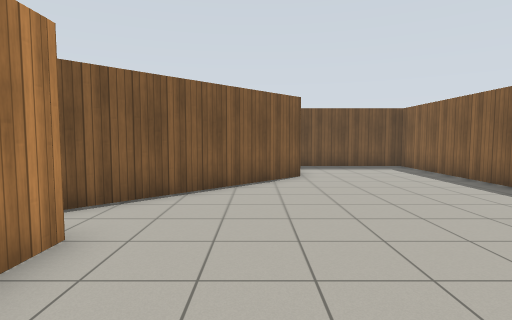
View 1 (above)

20 first-person views from a walk through a Gazebo world. The camera is 1.2 m above the floor, tilts 4° down and sees 80° across. The floor is counted in squares, 1 m on a side. Each view is taken from the middle of a square. On the plan, view 1 faces up. The plan holds only what a view shows up to about 13 squares ahead; the rest is blank. Gazebo's built-in surfaces are drawn with simple patterns.

View 2
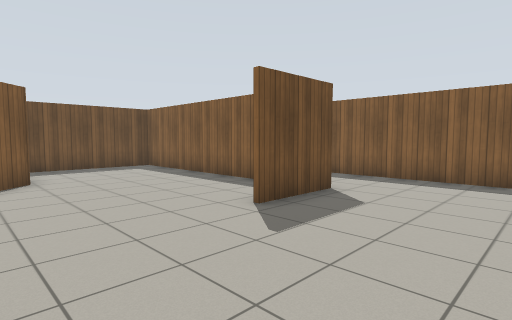

View 3
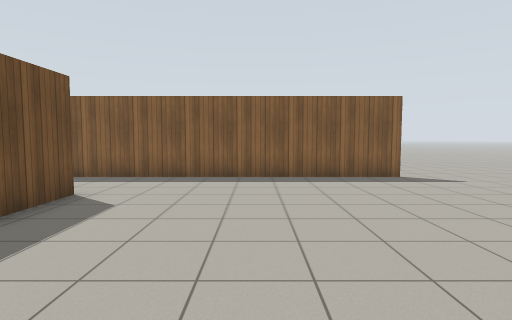

View 4
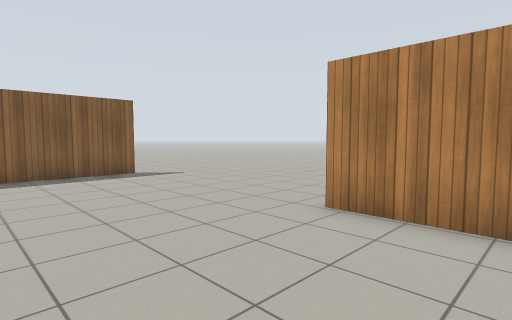

View 5
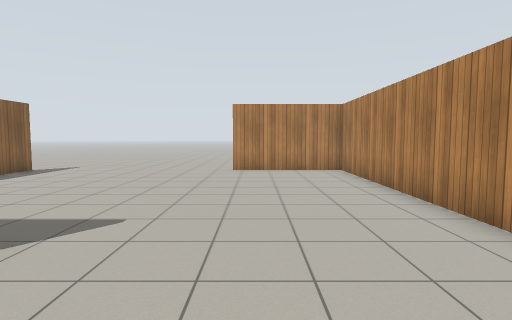

View 6
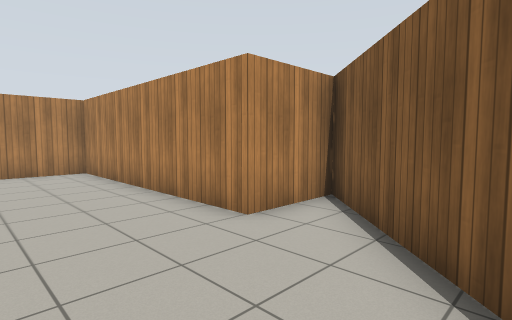

View 7
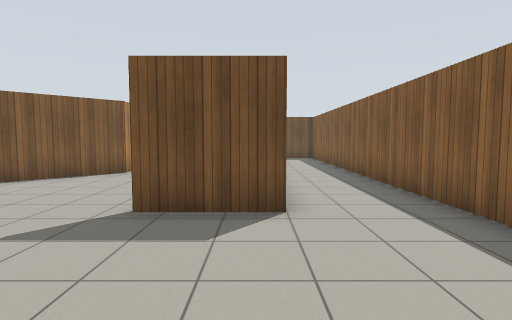

View 8
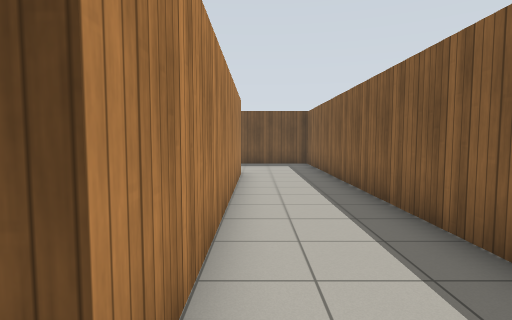

View 9
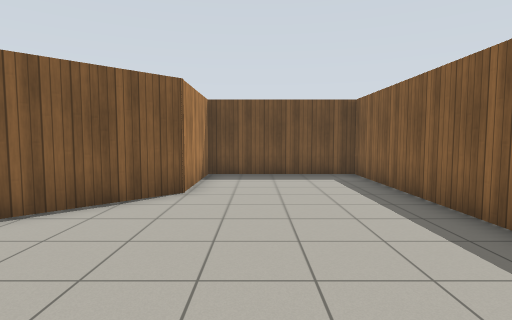

View 10
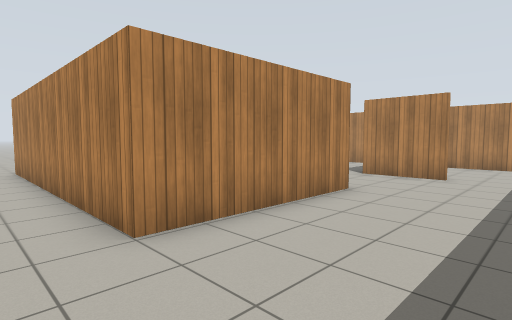

View 11
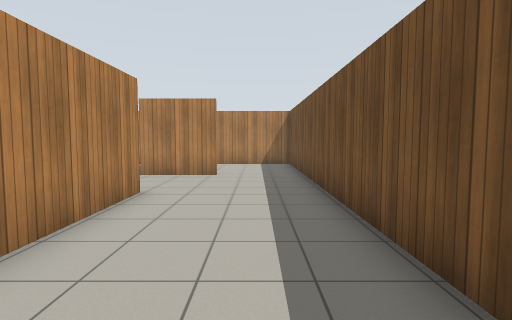

View 12
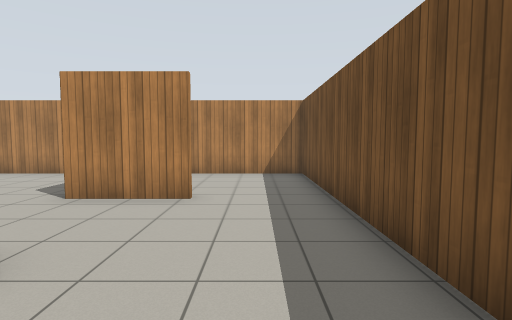

View 13
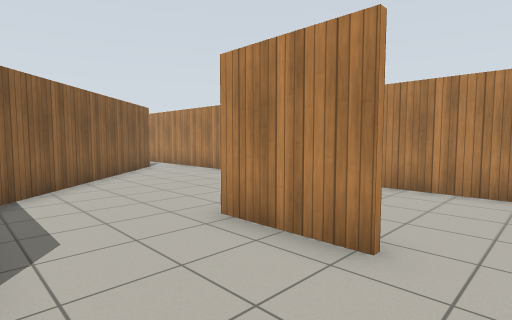

View 14
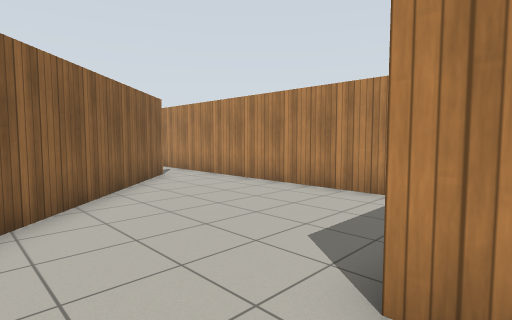

View 15
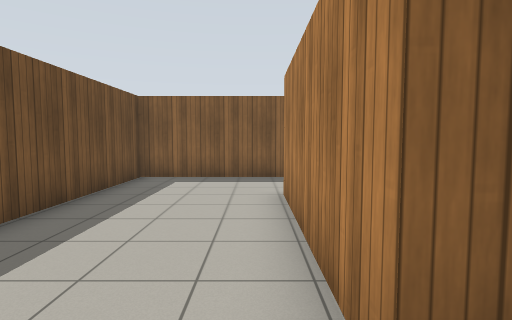

View 16
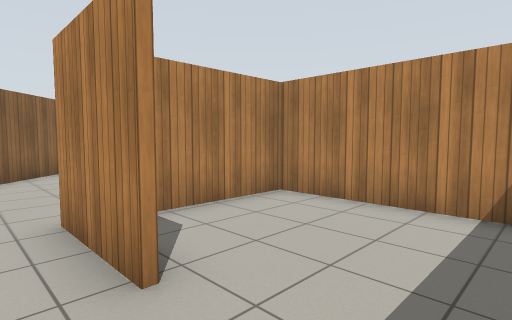

View 17
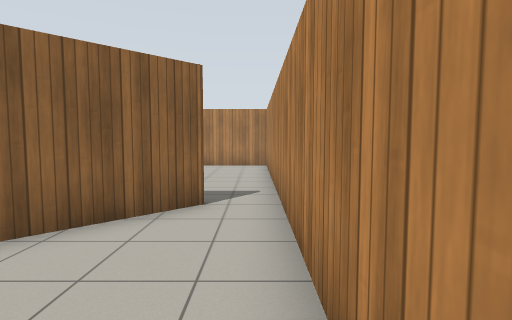

View 18
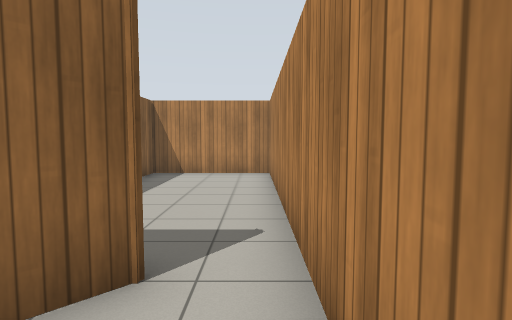

View 19
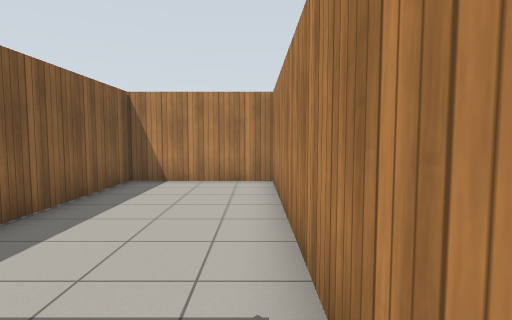

View 20
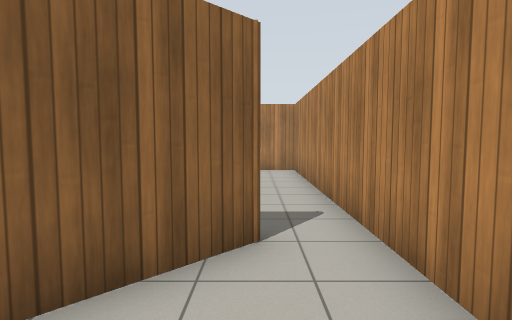

### Floor plan
Points are (right, up) in squares from view 1. A wall is a line through its corners. A room is listed if a view was taken in it or the views show most of it. See-through windows are left out.
Room 1 (views 1, 2, 3, 4, 5, 6, 7, 8, 9)
walls: (6.3, 6.4) (6.3, 13.3) (1.4, 13.3) (1.4, 9.7) (-4.8, 3.5); (9.5, -4.6) (9.5, 13.6); (-2.1, -4.6) (1.9, -4.6); (-5.1, 3.6) (-2.3, 3.6) (-2.3, -4.6); (6.5, 13.4) (6.5, 3.9) (3.9, 3.9)
ways out: opening at (7.5, 14) to room 2; opening at (9, -5.5)
Room 2 (views 10, 11, 12, 13, 14, 15, 16)
walls: (1.2, 12.9) (1.2, 13.4) (6.5, 13.4); (-2, 14.8) (-2, 12.1); (9.5, 13.6) (9.5, 17.6) (-6.5, 17.6) (-6.5, 12.3) (-3.2, 12.3)
ways out: opening at (7.5, 14) to room 1; opening at (-0.5, 12.5) to room 3
Room 3 (views 17, 18, 19, 20)
walls: (-6.5, 10.5) (-6.5, 3.6); (-5.1, 3.4) (0.4, 9)
ways out: opening at (-0.5, 12.5) to room 2; opening at (-6, 3) to room 4
Room 4 (no view inside)
walls: (-2.4, -4.6) (-2.4, -0.1); (-6.5, 3.6) (-6.5, -4.6) (-2.1, -4.6)
ways out: opening at (-6, 3) to room 3

Positions as (right, up) in squares from view 1, and headings:
1: (0, 0), facing up
2: (0, 0), facing up-right
3: (0, 0), facing right
4: (-1, 0), facing down-right
5: (1, 7), facing down
6: (1, 7), facing down-left
7: (6, -1), facing up
8: (7, 3), facing up
9: (3, 3), facing up
10: (8, 17), facing down-left
11: (8, 16), facing left
12: (4, 16), facing left
13: (1, 16), facing down-left
14: (0, 13), facing down-left
15: (0, 14), facing right
16: (-1, 17), facing down-left
17: (-6, 9), facing down
18: (-6, 6), facing down
19: (-6, 4), facing down
20: (-5, 7), facing down
